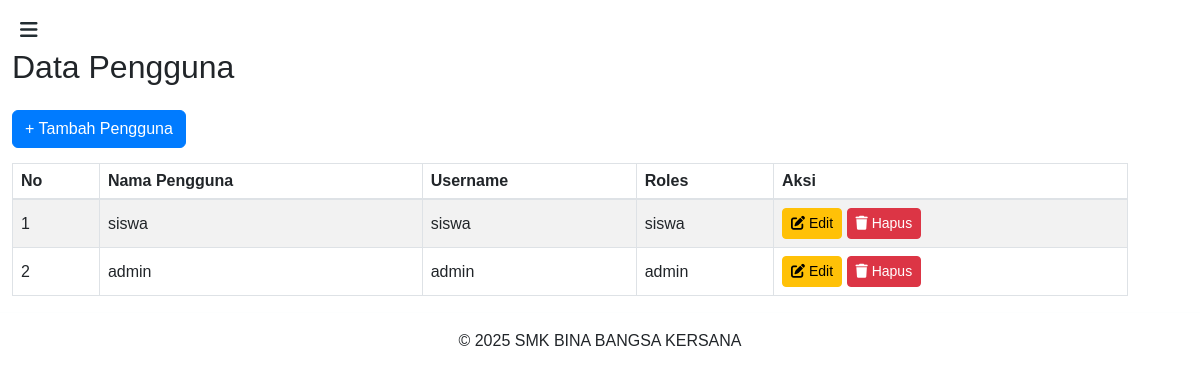
Page /data_pengguna.php (signed in) on the committed database.
### tables this page shows
CREATE TABLE `pengguna` (
  `id_pengguna` int(11) NOT NULL,
  `nama_pengguna` varchar(100) NOT NULL,
  `username` varchar(50) NOT NULL,
  `password` varchar(255) NOT NULL,
  `roles` varchar(100) NOT NULL
);

### data_pengguna.php (the view, shortened to what this page needs)
<?php
include 'sidebar.php';
include 'koneksi.php';
$sql = "SELECT * FROM pengguna";
$result = $koneksi->query($sql);
?>
<!DOCTYPE html>
<html lang="id">
<head>
    <link href="https://cdn.jsdelivr.net/npm/bootstrap@5.3.0-alpha1/dist/css/bootstrap.min.css" rel="stylesheet">
    <link href="https://cdnjs.cloudflare.com/ajax/libs/font-awesome/6.0.0-beta3/css/all.min.css" rel="stylesheet">
</head>
<body>
    <div class="container mt-5 table-container">
        <h2 class="mb-4">Data Pengguna</h2>
        <div class="search-container">
            <a href="tambah_pengguna.php" class="btn btn-tambah">+ Tambah Pengguna</a>
        </div>
        <table class="table table-bordered table-striped">
            <thead class="bg-primary text-white">
                <tr>
                    <th>No</th>
                    <th>Nama Pengguna</th>
                    <th>Username</th>
                    <th>Roles</th>
                    <th>Aksi</th>
                </tr>
            </thead>
            <tbody>
                <?php
                if ($result->num_rows > 0) {
                    $no = 1;
                    while ($row = $result->fetch_assoc()) {
                        echo "<tr>
                                <td>{$no}</td>
                                <td>{$row['nama_pengguna']}</td>
                                <td>{$row['username']}</td>
                                <td>{$row['roles']}</td>
                                <td>
                                    <a href='edit_pengguna.php?username={$row['username']}' class='btn btn-warning btn-sm'><i class='fas fa-edit'></i> Edit</a>
                                    <a href='hapus_pengguna.php?username={$row['username']}' class='btn btn-danger btn-sm' onclick='return confirm(\"Yakin ingin menghapus data ini?\")'><i class='fas fa-trash'></i> Hapus</a>
                                </td>
                              </tr>";
                        $no++;
                    }
                } else {
                    echo "<tr><td colspan='5' class='text-center'>Data tidak ditemukan</td></tr>";
                }
                ?>
            </tbody>
        </table>
        </div>
</body>
</html>
<hr class="text-light">
                <div class="text-center">
                    <p class="mb-0">&copy; 2025 SMK BINA BANGSA KERSANA</p>
                </div>

### sidebar.php (style rules this page uses)
* { margin: 0; padding: 0; box-sizing: border-box; font-family: Arial, sans-serif; }
.container { margin-top: 80px; width: calc(100% - 250px); }

### data_pengguna.php (style rules this page uses)
.table-container { transition: margin-left 0.3s ease; margin-left: 0 }
.btn-tambah { background-color: #007bff; border-color: #007bff; color: white; }
.table th, .table td { vertical-align: middle; }
.search-container { display: flex; justify-content: space-between; align-items: center; margin-bottom: 15px; }

### rows in the picture
pengguna: nama_pengguna "siswa", username "siswa", roles "siswa"
pengguna: nama_pengguna "admin", username "admin", roles "admin"
